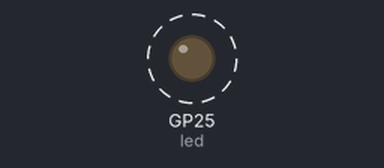
Recording of a program running on a simulated Raspberry Pi Pico running MicroPython. Shown: output pins drawn as LEDs (lit = HIGH). Dashed ring = blinking. What the program prints to the serial console is not drawn.

Above: at 0.1 s.
Timing chart, 0 to 3.0 s (numbered marks = the images above):
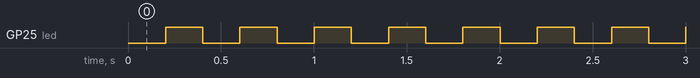

Measured:
- by itself, GP25 (led): alternates HIGH for 0.20 s and LOW for 0.20 s

The program:

main_v1_1.py
```python
"""
メインアプリケーション v1.2.0 - シンプル版
- 0.2秒間隔での点滅
- 点滅カウンター機能
"""

from machine import Pin, Timer
import time
import gc

class SimpleLEDController:
    def __init__(self):
        self.led = Pin('LED', Pin.OUT)
        self.timer = Timer()
        self.interval = 200  # 0.2秒間隔
        self.running = False
        self.blink_count = 0

    def blink_callback(self, timer):
        """タイマーコールバック"""
        self.led.toggle()
        self.blink_count += 1
        print(f"LED: {self.led.value()} | Count: {self.blink_count}")

    def start(self):
        """点滅開始"""
        self.stop()
        self.timer.init(period=self.interval, mode=Timer.PERIODIC, callback=self.blink_callback)
        self.running = True
        print(f"Started blinking at {self.interval}ms interval")

    def stop(self):
        """点滅停止"""
        if self.running:
            self.timer.deinit()
            self.running = False
            self.led.off()
            print("LED stopped")

    def reset_counter(self):
        """点滅カウンターをリセット"""
        self.blink_count = 0
        print("Blink counter reset")

def main():
    print("=== Simple LED Controller v1.1.0 ===")
    print("Features: 0.5 second interval blinking, Blink counter")

    controller = SimpleLEDController()

    try:
        # 点滅開始
        print("\n--- Starting LED blink ---")
        controller.start()

        # メインループ
        while True:
            time.sleep(10)
            # 10秒ごとに点滅回数を表示
            print(f"Total blinks: {controller.blink_count}")
            gc.collect()

    except KeyboardInterrupt:
        print("\nApplication interrupted")
    finally:
        controller.stop()
        print("Application ended")

if __name__ == "__main__":
    main()
```
